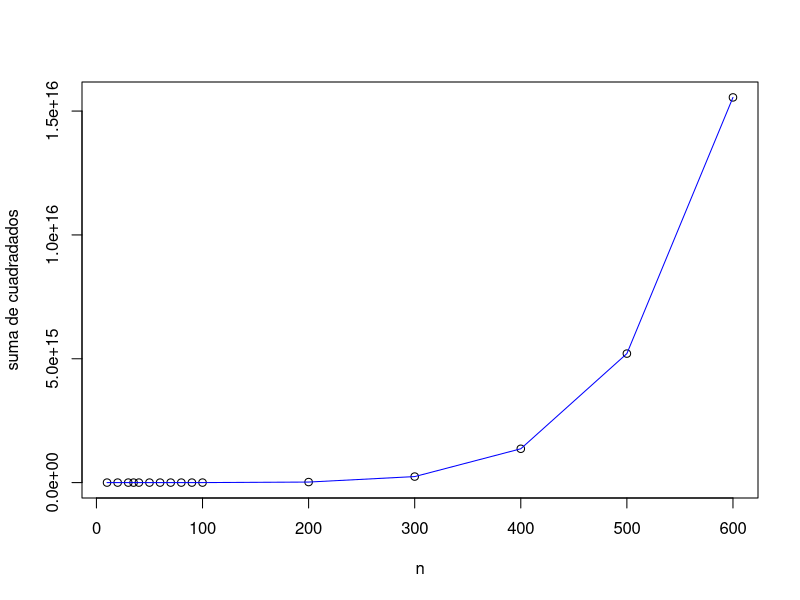

Here is the R script that generated this plot:

#-------------------
#autores:
#Andres Gil 
#Erika Gonzalez 
#Leonel Londono
#Analisis numerico

#------------------
sumaNaturales <- function(b)
{
  vecto <- c()
  for( i in b)
  {
    suma = 0
    
    for(d in 0:i^2)
    {
      suma = suma + d^2
    }
    vecto = c(vecto,suma)
  }
  plot(b,vecto,xlab="n",ylab="suma de cuadradados")
  lines(b, vecto, col = "blue")
  
  
  
}
b<-c(10,20,30,35,40,50,60,70,80,90,100,200,300,400,500,600)

sumaNaturales(b)